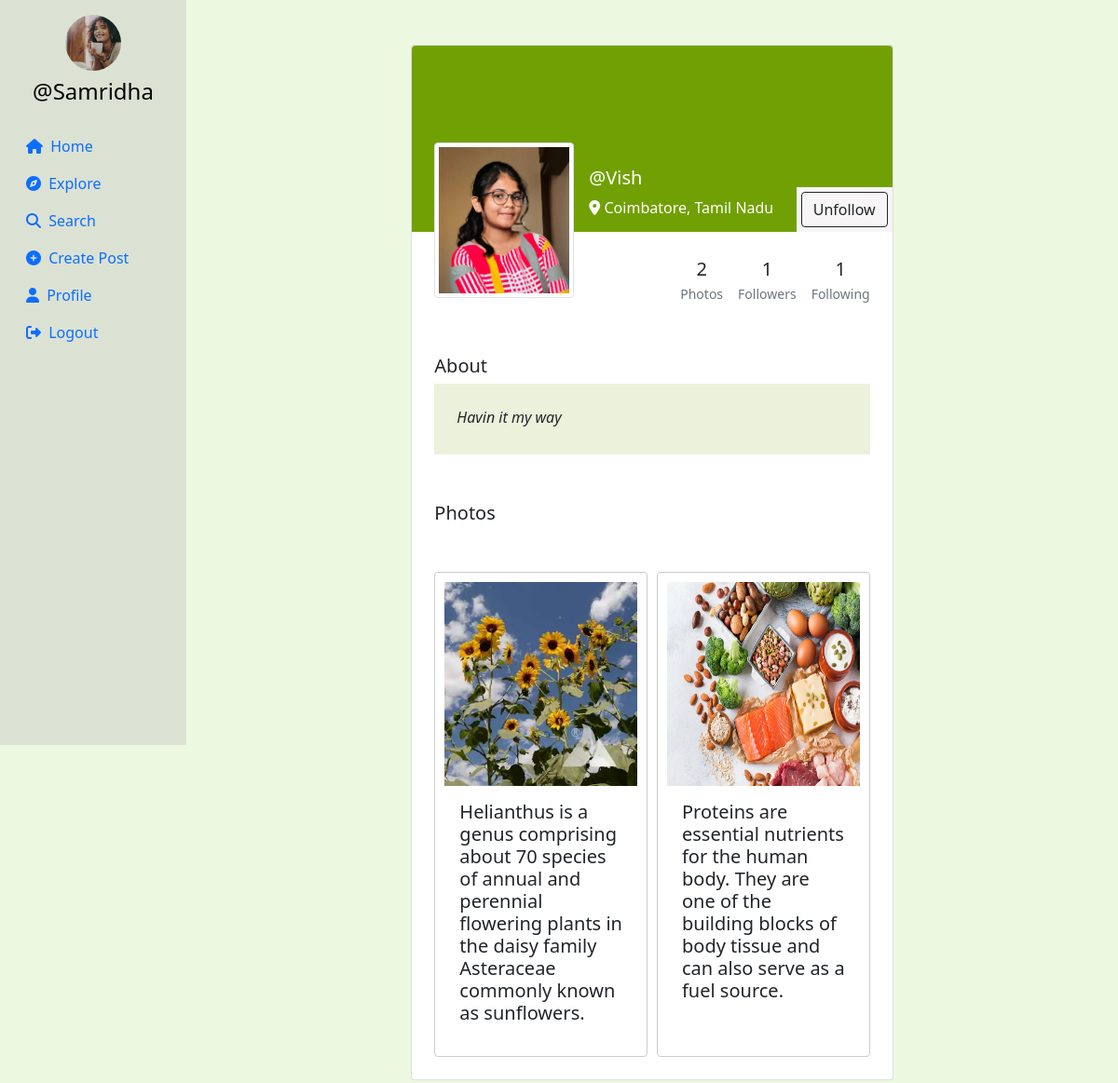
/profile/Vish (signed in), run on the app's committed database.
### userauth/models.py (models this page shows, shortened)
class Profile(models.Model):
    user = models.ForeignKey(User, on_delete=models.CASCADE)
    id_user = models.IntegerField(primary_key=True, default=0)
    bio = models.TextField(blank=True, default='')
    profileimg = models.ImageField(upload_to='profile_images', default='blank-profile-picture.png')
    location = models.CharField(max_length=100, blank=True, default='')

class Post(models.Model):
    id = models.UUIDField(primary_key=True, default=uuid.uuid4)
    user = models.CharField(max_length=100)
    image = models.ImageField(upload_to='post_images')
    caption = models.TextField()
    created_at = models.DateTimeField(default=datetime.now)
    no_of_likes = models.IntegerField(default=0)

### userauth/views.py (the view, shortened to what this page needs)
# urls.py: path('profile/<str:id_user>', views.profile),
@login_required(login_url='/loginn')
def profile(request,id_user):
    user_object = User.objects.get(username=id_user)
    print(user_object)
    profile = Profile.objects.get(user=request.user)
    user_profile = Profile.objects.get(user=user_object)
    user_posts = Post.objects.filter(user=id_user).order_by('-created_at')
    user_post_length = len(user_posts)
    follower = request.user.username
    user = id_user
    if Followers.objects.filter(follower=follower, user=user).first():
        follow_unfollow = 'Unfollow'
    else:
        follow_unfollow = 'Follow'
    user_followers = len(Followers.objects.filter(user=id_user))
    user_following = len(Followers.objects.filter(follower=id_user))
    context = {
        'user_object': user_object,
        'user_profile': user_profile,
        'user_posts': user_posts,
        'user_post_length': user_post_length,
        'profile': profile,
        'follow_unfollow':follow_unfollow,
        'user_followers': user_followers,
        'user_following': user_following,
    }
    return render(request, 'profile.html', context)

### templates/profile.html (shortened to what this page needs)
{% load static %}
<!DOCTYPE html>
<html lang="en">
<head>
    <link rel="stylesheet" href="https://maxcdn.bootstrapcdn.com/bootstrap/4.5.2/css/bootstrap.min.css">
    <link href="https://cdn.jsdelivr.net/npm/bootstrap@5.0.2/dist/css/bootstrap.min.css" rel="stylesheet"
>
    <link rel="stylesheet" href="{% static 'css/app.css' %}">
</head>
<head>
</head>
<body>
    {% load static %}
    <div class="container-fluid">
        <div class="row">
            <nav class="col-md-2 d-none d-md-block sidebar" style="position: fixed;">
                <div class="text-center mt-3">
                    <img src="{{profile.profileimg.url}}" alt="Profile Picture" class="profile-pic">
                    <h4 class="mt-2"><a href="/profile/{{user}}" style="text-decoration:none;">@{{user}}</a></h4>
                </div>
                <ul class="nav flex-column mt-4">
                    <li class="nav-item">
                        <a class="nav-link active" href="/">
                            <i class="fa-solid fa-house mr-1"></i> Home
                        </a>
                    </li>
                    <li class="nav-item">
                        <a class="nav-link" href="/explore">
                            <i class="fa-solid fa-compass mr-1"></i> Explore
                        </a>
                    </li>
                    <li class="nav-item">
                        <a class="nav-link" href="#" data-bs-toggle="modal" data-bs-target="#exampleModal3">
                            <i class="fa-solid fa-magnifying-glass mr-1"></i> Search
                        </a>
                    </li>
                    <li class="nav-item">
                        <a class="nav-link" href="#" data-bs-toggle="modal" data-bs-target="#exampleModal2"
                            data-bs-whatever="@getbootstrap">
                            <i class="fa-solid fa-circle-plus mr-1"></i> Create Post
                        </a>
                    </li>
                    <li class="nav-item">
                        <a class="nav-link" href="/profile/{{user}}">
                            <i class="fa-solid fa-user mr-1"></i> Profile
                        </a>
                    </li>
                    <li class="nav-item">
                        <a class="nav-link" href="/logout">
                            <i class="fa-solid fa-right-from-bracket mr-1"></i> Logout
                        </a>
                    </li>
                </ul>
            </nav>
            {% load static %}
            <main role="main" class="col-md-9 ml-sm-auto col-lg-10 px-md-4">
                <section class="gradient-custom-2">
                    <div class="container py-5">
                        <div class="row d-flex justify-content-center align-items-center h-100">
                            <div class="col col-lg-9 col-xl-7">
                                <div class="card">
                                    <div class="rounded-top text-white d-flex flex-row"
                                        style="background:rgb(113, 160, 4); height:200px;">
                                        <div class="ms-4  d-flex flex-column" style="width: 150px; margin-top:5rem;">
                                            <img src="{{user_profile.profileimg.url}}" alt="Generic placeholder image"
                                                class="img-fluid img-thumbnail mt-4 mb-2"
                                                style="width: 150px; z-index: 1">
                                        </div>
                                        <div class="ms-3" style="margin-top: 130px;">
                                            <h5>@{{user_profile.user}}</h5>
                                            <p><i class="fa-solid fa-location-dot"></i> {{user_profile.location}}</p>
                                        </div>
                                        <div style="margin-inline-start: auto; margin-top: auto;background:rgb(247, 245, 245);">
                                        <form action="/follow" method="POST">
                                            {% csrf_token %}  {% if user != user_profile.user %}
                                            <button type="submit" class="btn btn-outline-dark"
                                                data-mdb-ripple-color="dark" style="z-index: 1; margin: 5px;"
                                                data-bs-toggle="modal" data-bs-target="#exampleModal1"
                                                data-bs-whatever="@getbootstrap">
                                                {{follow_unfollow}}
                                            </button>
                                            {% endif %}
</form>
                                        </div>
                                    </div>
                                    <div class="p-4 text-black" style="background-color: white;">
                                        <div class="d-flex justify-content-end text-center py-1">
                                            <div>
                                                <p class="mb-1 h5">{{user_post_length}}</p>
                                                <p class="small text-muted mb-0">Photos</p>
                                            </div>
                                            <div class="px-3">
                                                <p class="mb-1 h5">{{user_followers}}</p>
                                                <p class="small text-muted mb-0">Followers</p>
                                            </div>
                                            <div>
                                                <p class="mb-1 h5">{{user_following}}</p>
                                                <p class="small text-muted mb-0">Following</p>
                                            </div>
                                        </div>
                                    </div>
                                    <div class="card-body p-4 text-black">
                                        <div class="mb-5">
                                            <p class="lead fw-normal mb-1">About</p>
                                            <div class="p-4" style="background-color: #ebf0d9e9;">
                                                <p class="font-italic mb-1">{{user_profile.bio}}</p>
                                            </div>
                                        </div>
                                        <div class="mb-5">
                                            <p class="lead fw-normal mb-1">Photos</p>
                                        </div>
                                        <div class="image-grid">
                                            {% for pos in user_posts %}
                                            <div class="card image-item">
                                                <img src="{{pos.image.url}}" class="card-img-top" alt="..."
                                                    style="width: 219px;height: 219px;">
                                                <div class="card-body">
                                                    <h5 class="card-title">{{pos.caption}}</h5>
                                                </div>
                                            </div>
                                            {% endfor %}
                                        </div>
                                    </div>
                                </div>
                            </div>
                        </div>
                    </div>
                </section>
            </main>
        </div>
    </div>
</body>
</html>

### templates/profile.html (style rules this page uses)
.sidebar { background-color: rgba(191, 191, 190, 0.386); height: 100vh; color: rgb(114, 24, 63); }
.profile-pic { width: 60px; height: 60px; border-radius: 50%; object-fit: cover; }
a { color: black; }
.image-grid { display: grid; grid-template-columns: repeat(auto-fill, minmax(200px, 1fr)); gap: 10px; }
.image-item { border: 1px solid #ccc; padding: 10px; }
.image-item img { max-width: 100%; height: auto; }
body { background-color: #e7f6d6b9; }

### data on the page
Profile: profileimg (picture)
Profile: profileimg (picture), user "Vish", location "Coimbatore, Tamil Nadu", bio "Havin it my way"
Post: image (picture), caption "Helianthus is a genus comprising about 70 species of annual and perennial flowering plants in the daisy family Asteraceae commonly known as sunflowers."
Post: image (picture), caption "Proteins are essential nutrients for the human body. They are one of the building blocks of body tissue and can also serve as a fuel source."

### other printed values
{{ user }} "Samridha"
{{ follow_unfollow }} "Unfollow"
{{ user_post_length }} "2"
{{ user_followers }} "1"
{{ user_following }} "1"
